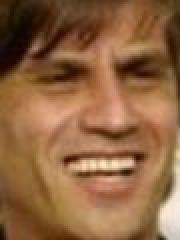
#> input picture dataset/resized/Aaron_Sorkin_0001.jpg, 90 x 120 px, given in place of Aaron_Eckhart_0001.jpg, which was not available (shown 2 times larger)
$ jupyter execute prepare_data.ipynb
#> lines starting #> are read from the running program, lines starting #| are printed output that depends on the picture
[cell 1]
import os

prepare_path = "../data/prepare"
if not os.path.exists(prepare_path):
    os.mkdir(prepare_path)

origin_path = "../data/lfw_home/lfw_funneled"
dirs = os.listdir(origin_path)
print(dirs)

[cell 2]
import shutil

for dir in dirs:
    n_path = os.path.join(origin_path, dir)
    if os.path.isfile(n_path):
        continue

    files = os.listdir(n_path)
    shutil.copy(os.path.join(n_path, files[0]), prepare_path)

[cell 3]
import cv2 as cv
from IPython.display import display
from PIL import Image

img_slice=(slice(70, 195), slice(78, 172))

print(slice)


sample = cv.imread('../data/prepare/Aaron_Eckhart_0001.jpg')
#> sample is the input picture: shape (120, 90, 3); mean B, G, R 64.7, 100.5, 143.3
sample_rgb = cv.cvtColor(sample, cv.COLOR_BGR2RGB)
display(Image.fromarray(sample_rgb))

[cell 4]
resize_img = cv.resize(sample_rgb[img_slice[0], img_slice[1]], (90, 120), interpolation=cv.INTER_CUBIC)
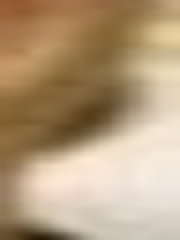
#> resize_img: shape (120, 90, 3) (shown 2 times larger); mean R, G, B 180.5, 156.1, 124.5

# display(Image.fromarray(sample_rgb[img_slice[0], img_slice[1]]))
display(Image.fromarray(resize_img))


$ run again, on dataset/resized/Alessandro_Nesta_0001.jpg
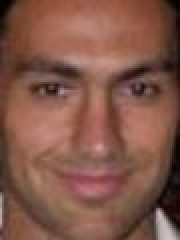
#> input picture dataset/resized/Alessandro_Nesta_0001.jpg, 90 x 120 px, given in place of Aaron_Eckhart_0001.jpg, which was not available (shown 2 times larger)
#> sample is the input picture: shape (120, 90, 3); mean B, G, R 72.6, 86.6, 129.6
#> `resize_img = cv.resize(sample_rgb[img_slice[0], img_slice[1]], (90, 12..`:
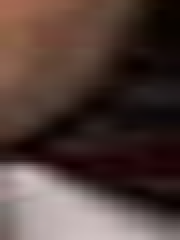
#> resize_img: shape (120, 90, 3) (shown 2 times larger); mean R, G, B 80.8, 62.2, 56.9

$ run again, on dataset/resized/Angela_Bassett_0001.jpg
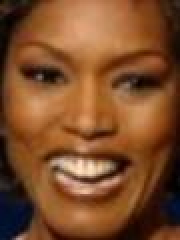
#> input picture dataset/resized/Angela_Bassett_0001.jpg, 90 x 120 px, given in place of Aaron_Eckhart_0001.jpg, which was not available (shown 2 times larger)
#> sample is the input picture: shape (120, 90, 3); mean B, G, R 42.5, 76.7, 125.3
#> `resize_img = cv.resize(sample_rgb[img_slice[0], img_slice[1]], (90, 12..`:
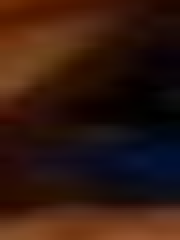
#> resize_img: shape (120, 90, 3) (shown 2 times larger); mean R, G, B 50, 24.7, 15.4

$ run again, on dataset/resized/Arsinee_Khanjian_0001.jpg
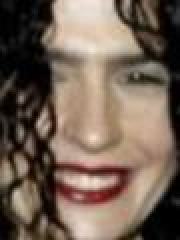
#> input picture dataset/resized/Arsinee_Khanjian_0001.jpg, 90 x 120 px, given in place of Aaron_Eckhart_0001.jpg, which was not available (shown 2 times larger)
#> sample is the input picture: shape (120, 90, 3); mean B, G, R 85.2, 98.6, 116
#> `resize_img = cv.resize(sample_rgb[img_slice[0], img_slice[1]], (90, 12..`:
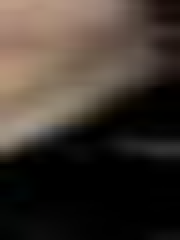
#> resize_img: shape (120, 90, 3) (shown 2 times larger); mean R, G, B 62, 52.8, 45.4
